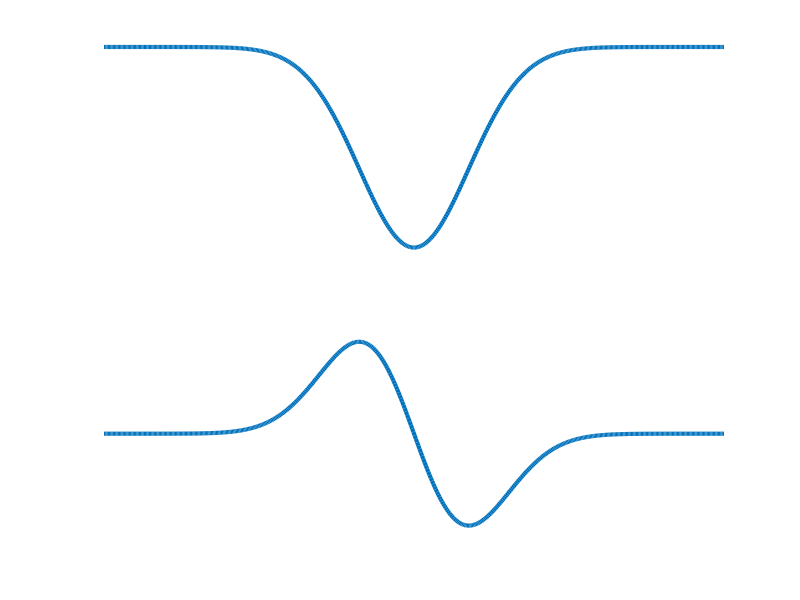

This chart was generated by the following MATLAB code:
% gaussian.m


N = 500;
xmin = -2;
xmax = -xmin;
k = 4;

x = linspace(xmin,xmax,N);

U = -exp(-k.*x.^2);
F = -gradient(U);
figure(1);
set(gcf,'color',[1 1 1]);

subplot(2,1,1);
plot(x,U,'lineWidth',3);
axis off
subplot(2,1,2);
plot(x,F,'lineWidth',3);
axis off
